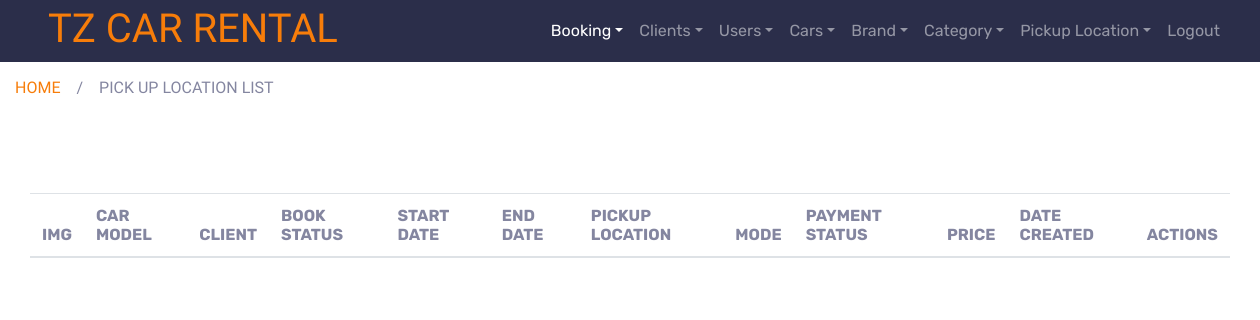
The app's page /admin/booking_list.php, older data.
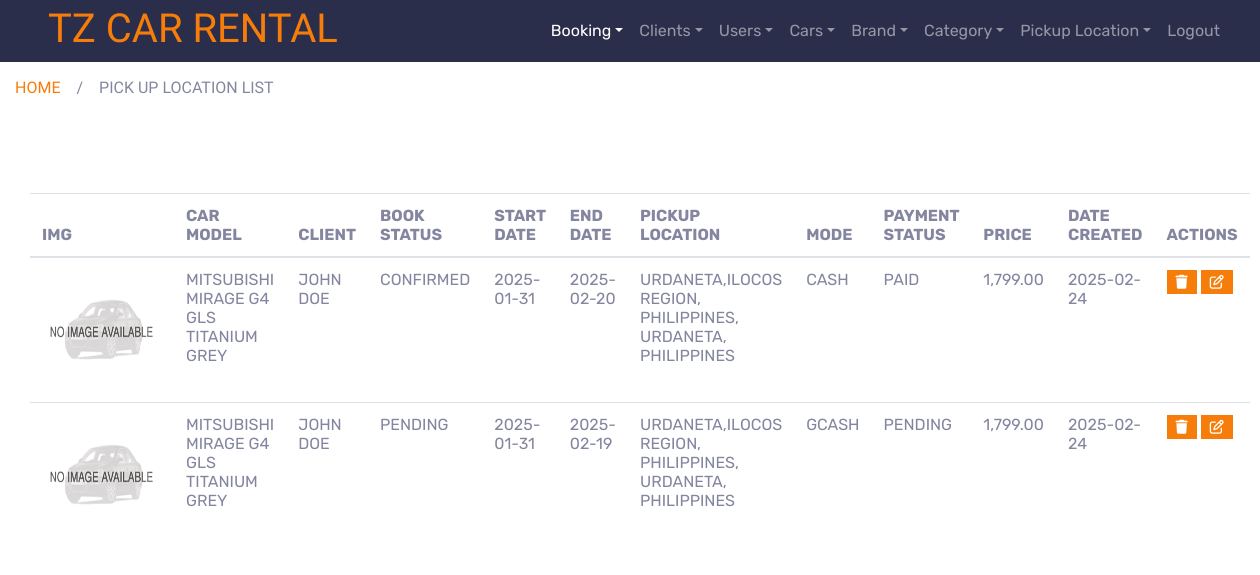
The same page, newer data.
### tables this page shows
CREATE TABLE `tbl_booking` (
  `booking_id` int NOT NULL AUTO_INCREMENT,
  `payment_status_id` int DEFAULT NULL,
  `payment_mode_id` int DEFAULT NULL,
  `date_start` date DEFAULT NULL,
  `date_end` date DEFAULT NULL,
  `book_status_id` int DEFAULT NULL,
  `client_id` int DEFAULT NULL,
  `pickup_location_id` int DEFAULT NULL,
  `deleted_flag` tinyint DEFAULT '0',
  `date_created` datetime DEFAULT CURRENT_TIMESTAMP,
  `img` varchar(100) DEFAULT NULL,
  `car_id` int DEFAULT NULL,
  `amount` decimal(6,2) DEFAULT NULL,
  PRIMARY KEY (`booking_id`)
);

CREATE TABLE `tbl_cars` (
  `car_id` int NOT NULL AUTO_INCREMENT,
  `brand_id` int DEFAULT NULL,
  `car_category_id` int DEFAULT NULL,
  `gas_id` int DEFAULT NULL,
  `car_type_id` int DEFAULT NULL,
  `seater_id` int DEFAULT NULL,
  `img` varchar(100) DEFAULT NULL,
  `rfid` tinyint DEFAULT '0',
  `model` varchar(100) DEFAULT NULL,
  `model_year` varchar(45) DEFAULT NULL,
  `color` varchar(45) DEFAULT NULL,
  `price` decimal(65,2) DEFAULT '0.00',
  `deleted_flag` tinyint DEFAULT '0',
  `date_created` datetime DEFAULT CURRENT_TIMESTAMP,
  PRIMARY KEY (`car_id`)
);

CREATE TABLE `tbl_book_status` (
  `book_status_id` int NOT NULL AUTO_INCREMENT,
  `book_status` varchar(45) DEFAULT NULL,
  `deleted_flag` tinyint DEFAULT '0',
  `date_created` datetime DEFAULT CURRENT_TIMESTAMP,
  PRIMARY KEY (`book_status_id`)
);

CREATE TABLE `tbl_pickup_location` (
  `pickup_location_id` int NOT NULL AUTO_INCREMENT,
  `location` text,
  `deleted_flag` tinyint DEFAULT '0',
  `date_created` datetime DEFAULT CURRENT_TIMESTAMP,
  PRIMARY KEY (`pickup_location_id`)
);

CREATE TABLE `tbl_payment_mode` (
  `payment_mode_id` int NOT NULL AUTO_INCREMENT,
  `payment_mode` varchar(100) DEFAULT NULL,
  `deleted_flag` tinyint DEFAULT '0',
  `date_created` datetime DEFAULT CURRENT_TIMESTAMP,
  PRIMARY KEY (`payment_mode_id`)
);

CREATE TABLE `tbl_payment_status` (
  `payment_status_id` int NOT NULL AUTO_INCREMENT,
  `payment_status` varchar(45) DEFAULT NULL,
  `deleted_flag` tinyint DEFAULT '0',
  `date_created` datetime DEFAULT CURRENT_TIMESTAMP,
  PRIMARY KEY (`payment_status_id`)
);

### includes/functions.php (called while the page is built, shortened)
<?php
function get_list($sql)
{
    $result = mysqli_query($_SESSION['conn'], $sql);
    $temp = array();
    while ($row = $result->fetch_assoc()) {
        $temp[] = $row;
    }
    return $temp;
}

### admin/booking_list.php (the view, shortened to what this page needs)
<?php include("header.php") ?>
<div class="container-fluid page-header">
    <div class="d-inline-flex text-white">
        <h6 class="text-uppercase m-0"><a href="index.php">Home</a></h6>
        <h6 class="text-body m-0 px-3">/</h6>
        <h6 class="text-uppercase text-body m-0">Pick Up Location List</h6>
    </div>
</div>
<div class="container-fluid pt-5">
    <div class="container-fluid pt-5">
        <div class="row">
            <div class="col-lg-12 mb-5">
                <table class="table table-hover text-uppercase">
                    <thead>
                        <tr>
                            <th scope="col">IMG</th>
                            <th scope="col">Car Model</th>
                            <th scope="col">Client</th>
                            <th scope="col">Book Status</th>
                            <th scope="col">Start Date</th>
                            <th scope="col">End Date</th>
                            <th scope="col">Pickup Location</th>
                            <th scope="col">Mode</th>
                            <th scope="col">Payment Status</th>
                            <th scope="col">Price</th>
                            <th scope="col">Date Created</th>
                            <th scope="col">Actions</th>
                        </tr>
                    </thead>
                    <tbody>
                        <?php
                        foreach (
                            get_list("select
                            b.booking_id,
                            b.date_start,
                            b.date_end,
                            b.date_created,
                            concat(c.model,' ', c.color) as model,
                            c.img,
                            c.price,
                            concat( u.first_name,' ', u.last_name) as client_name,
                            bs.book_status,
                            pl.location,
                            pm.payment_mode,
                            ps.payment_status
                            from tbl_booking b
                            inner join tbl_cars c on c.car_id = b.car_id
                            inner join tbl_users u on u.user_id = b.client_id
                            inner join tbl_book_status bs on bs.book_status_id = b.book_status_id
                            inner join tbl_pickup_location pl on pl.pickup_location_id = b.pickup_location_id
                            inner join tbl_payment_mode pm on pm.payment_mode_id = b.payment_mode_id
                            inner join tbl_payment_status ps on ps.payment_status_id = b.payment_status_id
                            where b.deleted_flag = 0 ") as $key => $result
                        ) { ?>
                            <tr>
                                <td><img src="../img/cars/<?= $result['img'] ?>" alt="" style="width:120px;height:120px"></td>
                                <td><?= $result['model'] ?></td>
                                <td><?= $result['client_name'] ?></td>
                                <td><?= $result['book_status'] ?></td>
                                <td><?= $result['date_start'] ?></td>
                                <td><?= $result['date_end'] ?></td>
                                <td><?= $result['location'] ?></td>
                                <td><?= $result['payment_mode'] ?></td>
                                <td><?= $result['payment_status'] ?></td>
                                <td><?= number_format($result['price'] ?? 0, 2) ?></td>
                                <td><?= date_format(new Datetime($result['date_created']), "Y-m-d") ?></td>
                                <td>
                                    <form method="post">
                                        <button type="submit" class="btn btn-sm btn-primary" name="delete"><i class="fa-solid fa-trash"></i></button>
                                        <a href="booking_edit.php?id=<?= $result['booking_id'] ?>" class="btn btn-sm btn-primary"> <i class="fa-regular fa-pen-to-square"></i> </a>
                                    </form>
                                </td>
                            </tr>
                        <?php  } ?>
                    </tbody>
                </table>
            </div>
        </div>
    </div>
</div>
<?php include("footer.php") ?>

### admin/header.php (shortened to what this page needs)
<?php include('../includes/functions.php') ?>
<!DOCTYPE php>
<php lang="en">
  <head>
    <link rel="stylesheet" href="https://cdnjs.cloudflare.com/ajax/libs/twitter-bootstrap/4.5.2/css/bootstrap.css">
    <link rel="stylesheet" href="https://cdn.datatables.net/2.2.2/css/dataTables.bootstrap4.css">
    <link href="https://cdnjs.cloudflare.com/ajax/libs/font-awesome/6.7.2/css/all.min.css" rel="stylesheet">
    <link href="../lib/owlcarousel/assets/owl.carousel.min.css" rel="stylesheet">
    <link href="../lib/tempusdominus/css/tempusdominus-bootstrap-4.min.css" rel="stylesheet" />
    <link href="../css/bootstrap.min.css" rel="stylesheet">
    <link href="https://cdn.jsdelivr.net/npm/select2@4.1.0-rc.0/dist/css/select2.min.css" rel="stylesheet" />
  </head>
  <body>
    <div class="container-fluid position-relative nav-bar p-0">
      <div class="position-relative" style="z-index: 9;">
        <nav class="navbar navbar-expand-lg bg-secondary navbar-dark py-3 py-lg-0 pl-3 pl-lg-5">
          <a href="" class="navbar-brand">
            <h1 class="text-uppercase text-primary mb-1">TZ CAR RENTAL</h1>
          </a>
          <div class="collapse navbar-collapse justify-content-between px-3" id="navbarCollapse">
            <div class="navbar-nav ml-auto py-0">
              <div class="nav-item dropdown">
                <a href="#" class="nav-link dropdown-toggle <?= strpos($_SERVER['REQUEST_URI'], 'booking') !== false ? "active" : ""  ?>" data-toggle="dropdown">Booking</a>
              </div>
              <div class="nav-item dropdown">
                <a href="#" class="nav-link dropdown-toggle <?= strpos($_SERVER['REQUEST_URI'], 'clients') !== false ? "active" : ""  ?>" data-toggle="dropdown">Clients</a>
              </div>
              <div class="nav-item dropdown">
                <a href="#" class="nav-link dropdown-toggle <?= strpos($_SERVER['REQUEST_URI'], 'users') !== false ? "active" : ""  ?>" data-toggle="dropdown">Users</a>
              </div>
              <div class="nav-item dropdown">
                <a href="#" class="nav-link dropdown-toggle <?= strpos($_SERVER['REQUEST_URI'], 'cars') !== false ? "active" : ""  ?>" data-toggle="dropdown">Cars</a>
              </div>
              <div class="nav-item dropdown">
                <a href="#" class="nav-link dropdown-toggle <?= strpos($_SERVER['REQUEST_URI'], 'brands') !== false ? "active" : ""  ?>" data-toggle="dropdown">Brand</a>
              </div>
              <div class="nav-item dropdown">
                <a href="#" class="nav-link dropdown-toggle <?= strpos($_SERVER['REQUEST_URI'], 'category') !== false ? "active" : ""  ?>" data-toggle="dropdown">Category</a>
              </div>
              <div class="nav-item dropdown">
                <a href="#" class="nav-link dropdown-toggle <?= strpos($_SERVER['REQUEST_URI'], 'location') !== false ? "active" : ""  ?>" data-toggle="dropdown">Pickup Location</a>
              </div>
              <a href="../logout.php" class="nav-item nav-link">Logout</a>
            </div>
          </div>
        </nav>
      </div>
    </div>

### admin/footer.php (shortened to what this page needs)
</body>
</html>

Row changes from the older to the newer data that the page shows:
added tbl_booking: tbl_cars.img (placeholder picture), model "MITSUBISHI MIRAGE G4 GLS TITANIUM GREY", client_name "JOHN DOE", book_status.book_status "CONFIRMED", date_start "2025-01-31", date_end "2025-02-20", pickup_location.location "URDANETA,ILOCOS REGION, PHILIPPINES, URDANETA, PHILIPPINES", payment_mode.payment_mode "CASH", payment_status.payment_status "PAID", tbl_cars.price "1,799.00", date_created "2025-02-24"
added tbl_booking: tbl_cars.img (placeholder picture), model "MITSUBISHI MIRAGE G4 GLS TITANIUM GREY", client_name "JOHN DOE", book_status.book_status "PENDING", date_start "2025-01-31", date_end "2025-02-19", pickup_location.location "URDANETA,ILOCOS REGION, PHILIPPINES, URDANETA, PHILIPPINES", payment_mode.payment_mode "GCASH", payment_status.payment_status "PENDING", tbl_cars.price "1,799.00", date_created "2025-02-24"
